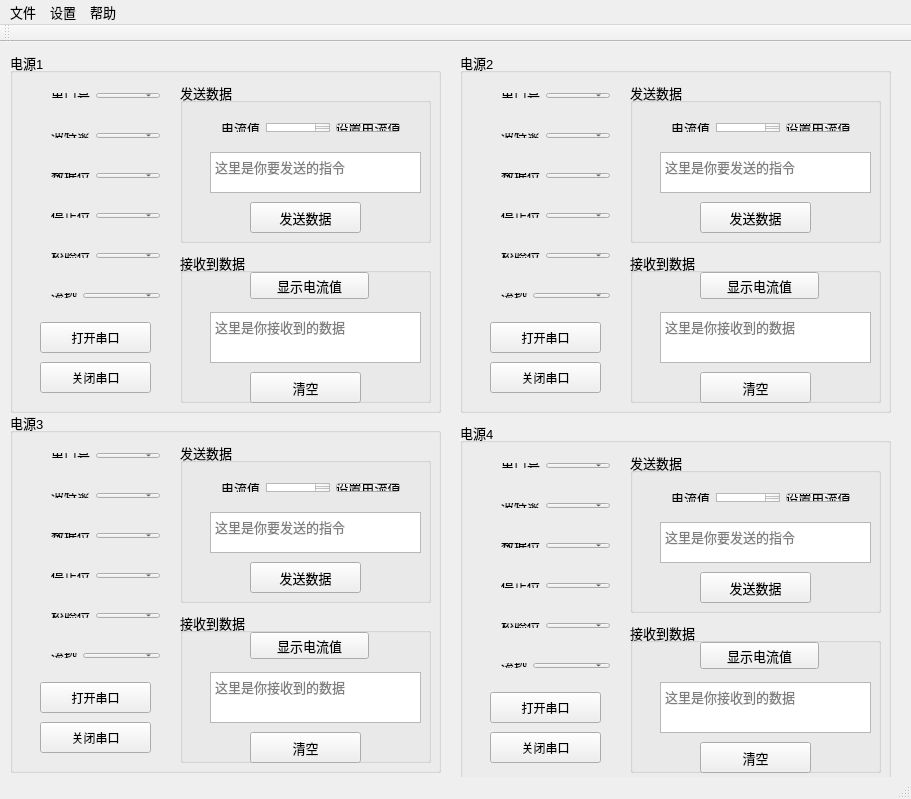
<?xml version="1.0" encoding="UTF-8"?>
<ui version="4.0">
 <class>MainWindow</class>
 <widget class="QMainWindow" name="MainWindow">
  <property name="geometry">
   <rect>
    <x>0</x>
    <y>0</y>
    <width>911</width>
    <height>799</height>
   </rect>
  </property>
  <property name="font">
   <font>
    <family>Microsoft YaHei UI</family>
    <pointsize>10</pointsize>
   </font>
  </property>
  <property name="windowTitle">
   <string>MainWindow</string>
  </property>
  <widget class="QWidget" name="centralWidget">
   <widget class="QGroupBox" name="groupBox_3">
    <property name="geometry">
     <rect>
      <x>10</x>
      <y>10</y>
      <width>431</width>
      <height>361</height>
     </rect>
    </property>
    <property name="title">
     <string>电源1</string>
    </property>
    <widget class="QWidget" name="layoutWidget_6">
     <property name="geometry">
      <rect>
       <x>30</x>
       <y>190</y>
       <width>131</width>
       <height>27</height>
      </rect>
     </property>
     <layout class="QHBoxLayout" name="horizontalLayout_8">
      <item>
       <widget class="QLabel" name="serialNumLabel_2">
        <property name="text">
         <string>校验位</string>
        </property>
       </widget>
      </item>
      <item>
       <widget class="QComboBox" name="comboBox_parity"/>
      </item>
     </layout>
    </widget>
    <widget class="QWidget" name="layoutWidget">
     <property name="geometry">
      <rect>
       <x>30</x>
       <y>70</y>
       <width>131</width>
       <height>27</height>
      </rect>
     </property>
     <layout class="QHBoxLayout" name="horizontalLayout_2">
      <item>
       <widget class="QLabel" name="label_2">
        <property name="text">
         <string>波特率</string>
        </property>
       </widget>
      </item>
      <item>
       <widget class="QComboBox" name="comboBoxBaudRate">
        <property name="enabled">
         <bool>true</bool>
        </property>
       </widget>
      </item>
     </layout>
    </widget>
    <widget class="QWidget" name="layoutWidget_4">
     <property name="geometry">
      <rect>
       <x>30</x>
       <y>30</y>
       <width>131</width>
       <height>27</height>
      </rect>
     </property>
     <layout class="QHBoxLayout" name="horizontalLayout">
      <item>
       <widget class="QLabel" name="serialNumLabel">
        <property name="text">
         <string>串口号</string>
        </property>
       </widget>
      </item>
      <item>
       <widget class="QComboBox" name="comboBoxSeriNum"/>
      </item>
     </layout>
    </widget>
    <widget class="QWidget" name="layoutWidget_7">
     <property name="geometry">
      <rect>
       <x>30</x>
       <y>230</y>
       <width>131</width>
       <height>27</height>
      </rect>
     </property>
     <layout class="QHBoxLayout" name="horizontalLayout_9">
      <item>
       <widget class="QLabel" name="serialNumLabel_3">
        <property name="text">
         <string>流控</string>
        </property>
       </widget>
      </item>
      <item>
       <widget class="QComboBox" name="comboBox_flowBit"/>
      </item>
     </layout>
    </widget>
    <widget class="QWidget" name="layoutWidget_2">
     <property name="geometry">
      <rect>
       <x>30</x>
       <y>110</y>
       <width>131</width>
       <height>27</height>
      </rect>
     </property>
     <layout class="QHBoxLayout" name="horizontalLayout_3">
      <item>
       <widget class="QLabel" name="label_3">
        <property name="text">
         <string>数据位</string>
        </property>
       </widget>
      </item>
      <item>
       <widget class="QComboBox" name="comboBoxDataBit">
        <property name="enabled">
         <bool>true</bool>
        </property>
       </widget>
      </item>
     </layout>
    </widget>
    <widget class="QGroupBox" name="groupBox_2">
     <property name="geometry">
      <rect>
       <x>170</x>
       <y>30</y>
       <width>251</width>
       <height>161</height>
      </rect>
     </property>
     <property name="title">
      <string>发送数据</string>
     </property>
     <widget class="QTextEdit" name="textEditSendData">
      <property name="geometry">
       <rect>
        <x>30</x>
        <y>70</y>
        <width>211</width>
        <height>41</height>
       </rect>
      </property>
      <property name="placeholderText">
       <string>这里是你要发送的指令</string>
      </property>
     </widget>
     <widget class="QPushButton" name="sendDataButton">
      <property name="geometry">
       <rect>
        <x>70</x>
        <y>120</y>
        <width>111</width>
        <height>31</height>
       </rect>
      </property>
      <property name="text">
       <string>发送数据</string>
      </property>
     </widget>
     <widget class="QWidget" name="layoutWidget">
      <property name="geometry">
       <rect>
        <x>30</x>
        <y>30</y>
        <width>201</width>
        <height>31</height>
       </rect>
      </property>
      <layout class="QHBoxLayout" name="horizontalLayout_5">
       <property name="sizeConstraint">
        <enum>QLayout::SetDefaultConstraint</enum>
       </property>
       <item>
        <widget class="QLabel" name="label_8">
         <property name="text">
          <string>电流值</string>
         </property>
        </widget>
       </item>
       <item>
        <widget class="QTextEdit" name="textEditSendCurData">
         <property name="placeholderText">
          <string>电流值</string>
         </property>
        </widget>
       </item>
       <item>
        <widget class="QPushButton" name="sendCurButton">
         <property name="text">
          <string>设置电流值</string>
         </property>
        </widget>
       </item>
      </layout>
     </widget>
    </widget>
    <widget class="QGroupBox" name="groupBox">
     <property name="geometry">
      <rect>
       <x>170</x>
       <y>200</y>
       <width>251</width>
       <height>151</height>
      </rect>
     </property>
     <property name="title">
      <string>接收到数据</string>
     </property>
     <widget class="QTextBrowser" name="textBrowserReceive">
      <property name="geometry">
       <rect>
        <x>30</x>
        <y>60</y>
        <width>211</width>
        <height>51</height>
       </rect>
      </property>
      <property name="placeholderText">
       <string>这里是你接收到的数据</string>
      </property>
     </widget>
     <widget class="QPushButton" name="clearDataButton">
      <property name="geometry">
       <rect>
        <x>70</x>
        <y>120</y>
        <width>111</width>
        <height>31</height>
       </rect>
      </property>
      <property name="text">
       <string>清空</string>
      </property>
     </widget>
     <widget class="QPushButton" name="recCurButton">
      <property name="geometry">
       <rect>
        <x>70</x>
        <y>20</y>
        <width>119</width>
        <height>27</height>
       </rect>
      </property>
      <property name="text">
       <string>显示电流值</string>
      </property>
     </widget>
    </widget>
    <widget class="QPushButton" name="closeConnButton">
     <property name="geometry">
      <rect>
       <x>30</x>
       <y>310</y>
       <width>111</width>
       <height>31</height>
      </rect>
     </property>
     <property name="font">
      <font>
       <pointsize>9</pointsize>
      </font>
     </property>
     <property name="text">
      <string>关闭串口</string>
     </property>
    </widget>
    <widget class="QPushButton" name="openConnButton">
     <property name="geometry">
      <rect>
       <x>30</x>
       <y>270</y>
       <width>111</width>
       <height>31</height>
      </rect>
     </property>
     <property name="font">
      <font>
       <pointsize>9</pointsize>
      </font>
     </property>
     <property name="text">
      <string>打开串口</string>
     </property>
    </widget>
    <widget class="QWidget" name="layoutWidget_3">
     <property name="geometry">
      <rect>
       <x>30</x>
       <y>150</y>
       <width>131</width>
       <height>27</height>
      </rect>
     </property>
     <layout class="QHBoxLayout" name="horizontalLayout_4">
      <item>
       <widget class="QLabel" name="label_4">
        <property name="text">
         <string>停止位</string>
        </property>
       </widget>
      </item>
      <item>
       <widget class="QComboBox" name="comboBoxStopBit">
        <property name="enabled">
         <bool>true</bool>
        </property>
       </widget>
      </item>
     </layout>
    </widget>
   </widget>
   <widget class="QGroupBox" name="groupBox_4">
    <property name="geometry">
     <rect>
      <x>460</x>
      <y>10</y>
      <width>431</width>
      <height>361</height>
     </rect>
    </property>
    <property name="title">
     <string>电源2</string>
    </property>
    <widget class="QWidget" name="layoutWidget_8">
     <property name="geometry">
      <rect>
       <x>30</x>
       <y>190</y>
       <width>131</width>
       <height>27</height>
      </rect>
     </property>
     <layout class="QHBoxLayout" name="horizontalLayout_10">
      <item>
       <widget class="QLabel" name="serialNumLabel_4">
        <property name="text">
         <string>校验位</string>
        </property>
       </widget>
      </item>
      <item>
       <widget class="QComboBox" name="comboBox_parity_2"/>
      </item>
     </layout>
    </widget>
    <widget class="QWidget" name="layoutWidget_5">
     <property name="geometry">
      <rect>
       <x>30</x>
       <y>70</y>
       <width>131</width>
       <height>27</height>
      </rect>
     </property>
     <layout class="QHBoxLayout" name="horizontalLayout_6">
      <item>
       <widget class="QLabel" name="label_5">
        <property name="text">
         <string>波特率</string>
        </property>
       </widget>
      </item>
      <item>
       <widget class="QComboBox" name="comboBoxBaudRate_2">
        <property name="enabled">
         <bool>true</bool>
        </property>
       </widget>
      </item>
     </layout>
    </widget>
    <widget class="QWidget" name="layoutWidget_9">
     <property name="geometry">
      <rect>
       <x>30</x>
       <y>30</y>
       <width>131</width>
       <height>27</height>
      </rect>
     </property>
     <layout class="QHBoxLayout" name="horizontalLayout_7">
      <item>
       <widget class="QLabel" name="serialNumLabel_5">
        <property name="text">
         <string>串口号</string>
        </property>
       </widget>
      </item>
      <item>
       <widget class="QComboBox" name="comboBoxSeriNum_2"/>
      </item>
     </layout>
    </widget>
    <widget class="QWidget" name="layoutWidget_10">
     <property name="geometry">
      <rect>
       <x>30</x>
       <y>230</y>
       <width>131</width>
       <height>27</height>
      </rect>
     </property>
     <layout class="QHBoxLayout" name="horizontalLayout_11">
      <item>
       <widget class="QLabel" name="serialNumLabel_6">
        <property name="text">
         <string>流控</string>
        </property>
       </widget>
      </item>
      <item>
       <widget class="QComboBox" name="comboBox_flowBit_2"/>
      </item>
     </layout>
    </widget>
    <widget class="QWidget" name="layoutWidget_11">
     <property name="geometry">
      <rect>
       <x>30</x>
       <y>110</y>
       <width>131</width>
       <height>27</height>
      </rect>
     </property>
     <layout class="QHBoxLayout" name="horizontalLayout_12">
      <item>
       <widget class="QLabel" name="label_6">
        <property name="text">
         <string>数据位</string>
        </property>
       </widget>
      </item>
      <item>
       <widget class="QComboBox" name="comboBoxDataBit_2">
        <property name="enabled">
         <bool>true</bool>
        </property>
       </widget>
      </item>
     </layout>
    </widget>
    <widget class="QGroupBox" name="groupBox_5">
     <property name="geometry">
      <rect>
       <x>170</x>
       <y>30</y>
       <width>251</width>
       <height>161</height>
      </rect>
     </property>
     <property name="title">
      <string>发送数据</string>
     </property>
     <widget class="QTextEdit" name="textEditSendData_2">
      <property name="geometry">
       <rect>
        <x>30</x>
        <y>70</y>
        <width>211</width>
        <height>41</height>
       </rect>
      </property>
      <property name="placeholderText">
       <string>这里是你要发送的指令</string>
      </property>
     </widget>
     <widget class="QPushButton" name="sendDataButton_2">
      <property name="geometry">
       <rect>
        <x>70</x>
        <y>120</y>
        <width>111</width>
        <height>31</height>
       </rect>
      </property>
      <property name="text">
       <string>发送数据</string>
      </property>
     </widget>
     <widget class="QWidget" name="layoutWidget_12">
      <property name="geometry">
       <rect>
        <x>30</x>
        <y>30</y>
        <width>201</width>
        <height>31</height>
       </rect>
      </property>
      <layout class="QHBoxLayout" name="horizontalLayout_13">
       <property name="sizeConstraint">
        <enum>QLayout::SetDefaultConstraint</enum>
       </property>
       <item>
        <widget class="QLabel" name="label_9">
         <property name="text">
          <string>电流值</string>
         </property>
        </widget>
       </item>
       <item>
        <widget class="QTextEdit" name="textEditSendCurData_2">
         <property name="placeholderText">
          <string>电流值</string>
         </property>
        </widget>
       </item>
       <item>
        <widget class="QPushButton" name="sendCurButton_2">
         <property name="text">
          <string>设置电流值</string>
         </property>
        </widget>
       </item>
      </layout>
     </widget>
    </widget>
    <widget class="QGroupBox" name="groupBox_6">
     <property name="geometry">
      <rect>
       <x>170</x>
       <y>200</y>
       <width>251</width>
       <height>151</height>
      </rect>
     </property>
     <property name="title">
      <string>接收到数据</string>
     </property>
     <widget class="QTextBrowser" name="textBrowserReceive_2">
      <property name="geometry">
       <rect>
        <x>30</x>
        <y>60</y>
        <width>211</width>
        <height>51</height>
       </rect>
      </property>
      <property name="placeholderText">
       <string>这里是你接收到的数据</string>
      </property>
     </widget>
     <widget class="QPushButton" name="clearDataButton_2">
      <property name="geometry">
       <rect>
        <x>70</x>
        <y>120</y>
        <width>111</width>
        <height>31</height>
       </rect>
      </property>
      <property name="text">
       <string>清空</string>
      </property>
     </widget>
     <widget class="QPushButton" name="recCurButton_2">
      <property name="geometry">
       <rect>
        <x>70</x>
        <y>20</y>
        <width>119</width>
        <height>27</height>
       </rect>
      </property>
      <property name="text">
       <string>显示电流值</string>
      </property>
     </widget>
    </widget>
    <widget class="QPushButton" name="closeConnButton_2">
     <property name="geometry">
      <rect>
       <x>30</x>
       <y>310</y>
       <width>111</width>
       <height>31</height>
      </rect>
     </property>
     <property name="font">
      <font>
       <pointsize>9</pointsize>
      </font>
     </property>
     <property name="text">
      <string>关闭串口</string>
     </property>
    </widget>
    <widget class="QPushButton" name="openConnButton_2">
     <property name="geometry">
      <rect>
       <x>30</x>
       <y>270</y>
       <width>111</width>
       <height>31</height>
      </rect>
     </property>
     <property name="font">
      <font>
       <pointsize>9</pointsize>
      </font>
     </property>
     <property name="text">
      <string>打开串口</string>
     </property>
    </widget>
    <widget class="QWidget" name="layoutWidget_13">
     <property name="geometry">
      <rect>
       <x>30</x>
       <y>150</y>
       <width>131</width>
       <height>27</height>
      </rect>
     </property>
     <layout class="QHBoxLayout" name="horizontalLayout_14">
      <item>
       <widget class="QLabel" name="label_7">
        <property name="text">
         <string>停止位</string>
        </property>
       </widget>
      </item>
      <item>
       <widget class="QComboBox" name="comboBoxStopBit_2">
        <property name="enabled">
         <bool>true</bool>
        </property>
       </widget>
      </item>
     </layout>
    </widget>
   </widget>
   <widget class="QGroupBox" name="groupBox_7">
    <property name="geometry">
     <rect>
      <x>10</x>
      <y>370</y>
      <width>431</width>
      <height>361</height>
     </rect>
    </property>
    <property name="title">
     <string>电源3</string>
    </property>
    <widget class="QWidget" name="layoutWidget_14">
     <property name="geometry">
      <rect>
       <x>30</x>
       <y>190</y>
       <width>131</width>
       <height>27</height>
      </rect>
     </property>
     <layout class="QHBoxLayout" name="horizontalLayout_15">
      <item>
       <widget class="QLabel" name="serialNumLabel_7">
        <property name="text">
         <string>校验位</string>
        </property>
       </widget>
      </item>
      <item>
       <widget class="QComboBox" name="comboBox_parity_3"/>
      </item>
     </layout>
    </widget>
    <widget class="QWidget" name="layoutWidget_15">
     <property name="geometry">
      <rect>
       <x>30</x>
       <y>70</y>
       <width>131</width>
       <height>27</height>
      </rect>
     </property>
     <layout class="QHBoxLayout" name="horizontalLayout_16">
      <item>
       <widget class="QLabel" name="label_10">
        <property name="text">
         <string>波特率</string>
        </property>
       </widget>
      </item>
      <item>
       <widget class="QComboBox" name="comboBoxBaudRate_3">
        <property name="enabled">
         <bool>true</bool>
        </property>
       </widget>
      </item>
     </layout>
    </widget>
    <widget class="QWidget" name="layoutWidget_16">
     <property name="geometry">
      <rect>
       <x>30</x>
       <y>30</y>
       <width>131</width>
       <height>27</height>
      </rect>
     </property>
     <layout class="QHBoxLayout" name="horizontalLayout_17">
      <item>
       <widget class="QLabel" name="serialNumLabel_8">
        <property name="text">
         <string>串口号</string>
        </property>
       </widget>
      </item>
      <item>
       <widget class="QComboBox" name="comboBoxSeriNum_3"/>
      </item>
     </layout>
    </widget>
    <widget class="QWidget" name="layoutWidget_17">
     <property name="geometry">
      <rect>
       <x>30</x>
       <y>230</y>
       <width>131</width>
       <height>27</height>
      </rect>
     </property>
     <layout class="QHBoxLayout" name="horizontalLayout_18">
      <item>
       <widget class="QLabel" name="serialNumLabel_9">
        <property name="text">
         <string>流控</string>
        </property>
       </widget>
      </item>
      <item>
       <widget class="QComboBox" name="comboBox_flowBit_3"/>
      </item>
     </layout>
    </widget>
    <widget class="QWidget" name="layoutWidget_18">
     <property name="geometry">
      <rect>
       <x>30</x>
       <y>110</y>
       <width>131</width>
       <height>27</height>
      </rect>
     </property>
     <layout class="QHBoxLayout" name="horizontalLayout_19">
      <item>
       <widget class="QLabel" name="label_11">
        <property name="text">
         <string>数据位</string>
        </property>
       </widget>
      </item>
      <item>
       <widget class="QComboBox" name="comboBoxDataBit_3">
        <property name="enabled">
         <bool>true</bool>
        </property>
       </widget>
      </item>
     </layout>
    </widget>
    <widget class="QGroupBox" name="groupBox_8">
     <property name="geometry">
      <rect>
       <x>170</x>
       <y>30</y>
       <width>251</width>
       <height>161</height>
      </rect>
     </property>
     <property name="title">
      <string>发送数据</string>
     </property>
     <widget class="QTextEdit" name="textEditSendData_3">
      <property name="geometry">
       <rect>
        <x>30</x>
        <y>70</y>
        <width>211</width>
        <height>41</height>
       </rect>
      </property>
      <property name="placeholderText">
       <string>这里是你要发送的指令</string>
      </property>
     </widget>
     <widget class="QPushButton" name="sendDataButton_3">
      <property name="geometry">
       <rect>
        <x>70</x>
        <y>120</y>
        <width>111</width>
        <height>31</height>
       </rect>
      </property>
      <property name="text">
       <string>发送数据</string>
      </property>
     </widget>
     <widget class="QWidget" name="layoutWidget_19">
      <property name="geometry">
       <rect>
        <x>30</x>
        <y>30</y>
        <width>201</width>
        <height>31</height>
       </rect>
      </property>
      <layout class="QHBoxLayout" name="horizontalLayout_20">
       <property name="sizeConstraint">
        <enum>QLayout::SetDefaultConstraint</enum>
       </property>
       <item>
        <widget class="QLabel" name="label_12">
         <property name="text">
          <string>电流值</string>
         </property>
        </widget>
       </item>
       <item>
        <widget class="QTextEdit" name="textEditSendCurData_3">
         <property name="placeholderText">
          <string>电流值</string>
         </property>
        </widget>
       </item>
       <item>
        <widget class="QPushButton" name="sendCurButton_3">
         <property name="text">
          <string>设置电流值</string>
         </property>
        </widget>
       </item>
      </layout>
     </widget>
    </widget>
    <widget class="QGroupBox" name="groupBox_9">
     <property name="geometry">
      <rect>
       <x>170</x>
       <y>200</y>
       <width>251</width>
       <height>151</height>
      </rect>
     </property>
     <property name="title">
      <string>接收到数据</string>
     </property>
     <widget class="QTextBrowser" name="textBrowserReceive_3">
      <property name="geometry">
       <rect>
        <x>30</x>
        <y>60</y>
        <width>211</width>
        <height>51</height>
       </rect>
      </property>
      <property name="placeholderText">
       <string>这里是你接收到的数据</string>
      </property>
     </widget>
     <widget class="QPushButton" name="clearDataButton_3">
      <property name="geometry">
       <rect>
        <x>70</x>
        <y>120</y>
        <width>111</width>
        <height>31</height>
       </rect>
      </property>
      <property name="text">
       <string>清空</string>
      </property>
     </widget>
     <widget class="QPushButton" name="recCurButton_3">
      <property name="geometry">
       <rect>
        <x>70</x>
        <y>20</y>
        <width>119</width>
        <height>27</height>
       </rect>
      </property>
      <property name="text">
       <string>显示电流值</string>
      </property>
     </widget>
    </widget>
    <widget class="QPushButton" name="closeConnButton_3">
     <property name="geometry">
      <rect>
       <x>30</x>
       <y>310</y>
       <width>111</width>
       <height>31</height>
      </rect>
     </property>
     <property name="font">
      <font>
       <pointsize>9</pointsize>
      </font>
     </property>
     <property name="text">
      <string>关闭串口</string>
     </property>
    </widget>
    <widget class="QPushButton" name="openConnButton_3">
     <property name="geometry">
      <rect>
       <x>30</x>
       <y>270</y>
       <width>111</width>
       <height>31</height>
      </rect>
     </property>
     <property name="font">
      <font>
       <pointsize>9</pointsize>
      </font>
     </property>
     <property name="text">
      <string>打开串口</string>
     </property>
    </widget>
    <widget class="QWidget" name="layoutWidget_20">
     <property name="geometry">
      <rect>
       <x>30</x>
       <y>150</y>
       <width>131</width>
       <height>27</height>
      </rect>
     </property>
     <layout class="QHBoxLayout" name="horizontalLayout_21">
      <item>
       <widget class="QLabel" name="label_13">
        <property name="text">
         <string>停止位</string>
        </property>
       </widget>
      </item>
      <item>
       <widget class="QComboBox" name="comboBoxStopBit_3">
        <property name="enabled">
         <bool>true</bool>
        </property>
       </widget>
      </item>
     </layout>
    </widget>
   </widget>
   <widget class="QGroupBox" name="groupBox_10">
    <property name="geometry">
     <rect>
      <x>460</x>
      <y>380</y>
      <width>431</width>
      <height>361</height>
     </rect>
    </property>
    <property name="title">
     <string>电源4</string>
    </property>
    <widget class="QWidget" name="layoutWidget_21">
     <property name="geometry">
      <rect>
       <x>30</x>
       <y>190</y>
       <width>131</width>
       <height>27</height>
      </rect>
     </property>
     <layout class="QHBoxLayout" name="horizontalLayout_22">
      <item>
       <widget class="QLabel" name="serialNumLabel_10">
        <property name="text">
         <string>校验位</string>
        </property>
       </widget>
      </item>
      <item>
       <widget class="QComboBox" name="comboBox_parity_4"/>
      </item>
     </layout>
    </widget>
    <widget class="QWidget" name="layoutWidget_22">
     <property name="geometry">
      <rect>
       <x>30</x>
       <y>70</y>
       <width>131</width>
       <height>27</height>
      </rect>
     </property>
     <layout class="QHBoxLayout" name="horizontalLayout_23">
      <item>
       <widget class="QLabel" name="label_14">
        <property name="text">
         <string>波特率</string>
        </property>
       </widget>
      </item>
      <item>
       <widget class="QComboBox" name="comboBoxBaudRate_4">
        <property name="enabled">
         <bool>true</bool>
        </property>
       </widget>
      </item>
     </layout>
    </widget>
    <widget class="QWidget" name="layoutWidget_23">
     <property name="geometry">
      <rect>
       <x>30</x>
       <y>30</y>
       <width>131</width>
       <height>27</height>
      </rect>
     </property>
     <layout class="QHBoxLayout" name="horizontalLayout_24">
      <item>
       <widget class="QLabel" name="serialNumLabel_11">
        <property name="text">
         <string>串口号</string>
        </property>
       </widget>
      </item>
      <item>
       <widget class="QComboBox" name="comboBoxSeriNum_4"/>
      </item>
     </layout>
    </widget>
    <widget class="QWidget" name="layoutWidget_24">
     <property name="geometry">
      <rect>
       <x>30</x>
       <y>230</y>
       <width>131</width>
       <height>27</height>
      </rect>
     </property>
     <layout class="QHBoxLayout" name="horizontalLayout_25">
      <item>
       <widget class="QLabel" name="serialNumLabel_12">
        <property name="text">
         <string>流控</string>
        </property>
       </widget>
      </item>
      <item>
       <widget class="QComboBox" name="comboBox_flowBit_4"/>
      </item>
     </layout>
    </widget>
    <widget class="QWidget" name="layoutWidget_25">
     <property name="geometry">
      <rect>
       <x>30</x>
       <y>110</y>
       <width>131</width>
       <height>27</height>
      </rect>
     </property>
     <layout class="QHBoxLayout" name="horizontalLayout_26">
      <item>
       <widget class="QLabel" name="label_15">
        <property name="text">
         <string>数据位</string>
        </property>
       </widget>
      </item>
      <item>
       <widget class="QComboBox" name="comboBoxDataBit_4">
        <property name="enabled">
         <bool>true</bool>
        </property>
       </widget>
      </item>
     </layout>
    </widget>
    <widget class="QGroupBox" name="groupBox_11">
     <property name="geometry">
      <rect>
       <x>170</x>
       <y>30</y>
       <width>251</width>
       <height>161</height>
      </rect>
     </property>
     <property name="title">
      <string>发送数据</string>
     </property>
     <widget class="QTextEdit" name="textEditSendData_4">
      <property name="geometry">
       <rect>
        <x>30</x>
        <y>70</y>
        <width>211</width>
        <height>41</height>
       </rect>
      </property>
      <property name="placeholderText">
       <string>这里是你要发送的指令</string>
      </property>
     </widget>
     <widget class="QPushButton" name="sendDataButton_4">
      <property name="geometry">
       <rect>
        <x>70</x>
        <y>120</y>
        <width>111</width>
        <height>31</height>
       </rect>
      </property>
      <property name="text">
       <string>发送数据</string>
      </property>
     </widget>
     <widget class="QWidget" name="layoutWidget_26">
      <property name="geometry">
       <rect>
        <x>30</x>
        <y>30</y>
        <width>201</width>
        <height>31</height>
       </rect>
      </property>
      <layout class="QHBoxLayout" name="horizontalLayout_27">
       <property name="sizeConstraint">
        <enum>QLayout::SetDefaultConstraint</enum>
       </property>
       <item>
        <widget class="QLabel" name="label_16">
         <property name="text">
          <string>电流值</string>
         </property>
        </widget>
       </item>
       <item>
        <widget class="QTextEdit" name="textEditSendCurData_4">
         <property name="placeholderText">
          <string>电流值</string>
         </property>
        </widget>
       </item>
       <item>
        <widget class="QPushButton" name="sendCurButton_4">
         <property name="text">
          <string>设置电流值</string>
         </property>
        </widget>
       </item>
      </layout>
     </widget>
    </widget>
    <widget class="QGroupBox" name="groupBox_12">
     <property name="geometry">
      <rect>
       <x>170</x>
       <y>200</y>
       <width>251</width>
       <height>151</height>
      </rect>
     </property>
     <property name="title">
      <string>接收到数据</string>
     </property>
     <widget class="QTextBrowser" name="textBrowserReceive_4">
      <property name="geometry">
       <rect>
        <x>30</x>
        <y>60</y>
        <width>211</width>
        <height>51</height>
       </rect>
      </property>
      <property name="placeholderText">
       <string>这里是你接收到的数据</string>
      </property>
     </widget>
     <widget class="QPushButton" name="clearDataButton_4">
      <property name="geometry">
       <rect>
        <x>70</x>
        <y>120</y>
        <width>111</width>
        <height>31</height>
       </rect>
      </property>
      <property name="text">
       <string>清空</string>
      </property>
     </widget>
     <widget class="QPushButton" name="recCurButton_4">
      <property name="geometry">
       <rect>
        <x>70</x>
        <y>20</y>
        <width>119</width>
        <height>27</height>
       </rect>
      </property>
      <property name="text">
       <string>显示电流值</string>
      </property>
     </widget>
    </widget>
    <widget class="QPushButton" name="closeConnButton_4">
     <property name="geometry">
      <rect>
       <x>30</x>
       <y>310</y>
       <width>111</width>
       <height>31</height>
      </rect>
     </property>
     <property name="font">
      <font>
       <pointsize>9</pointsize>
      </font>
     </property>
     <property name="text">
      <string>关闭串口</string>
     </property>
    </widget>
    <widget class="QPushButton" name="openConnButton_4">
     <property name="geometry">
      <rect>
       <x>30</x>
       <y>270</y>
       <width>111</width>
       <height>31</height>
      </rect>
     </property>
     <property name="font">
      <font>
       <pointsize>9</pointsize>
      </font>
     </property>
     <property name="text">
      <string>打开串口</string>
     </property>
    </widget>
    <widget class="QWidget" name="layoutWidget_27">
     <property name="geometry">
      <rect>
       <x>30</x>
       <y>150</y>
       <width>131</width>
       <height>27</height>
      </rect>
     </property>
     <layout class="QHBoxLayout" name="horizontalLayout_28">
      <item>
       <widget class="QLabel" name="label_17">
        <property name="text">
         <string>停止位</string>
        </property>
       </widget>
      </item>
      <item>
       <widget class="QComboBox" name="comboBoxStopBit_4">
        <property name="enabled">
         <bool>true</bool>
        </property>
       </widget>
      </item>
     </layout>
    </widget>
   </widget>
  </widget>
  <widget class="QToolBar" name="mainToolBar">
   <attribute name="toolBarArea">
    <enum>TopToolBarArea</enum>
   </attribute>
   <attribute name="toolBarBreak">
    <bool>false</bool>
   </attribute>
  </widget>
  <widget class="QStatusBar" name="statusBar"/>
  <widget class="QMenuBar" name="menuBar">
   <property name="geometry">
    <rect>
     <x>0</x>
     <y>0</y>
     <width>911</width>
     <height>23</height>
    </rect>
   </property>
   <widget class="QMenu" name="menu">
    <property name="title">
     <string>文件</string>
    </property>
    <addaction name="actionopen"/>
    <addaction name="actionnew"/>
    <addaction name="actionsave"/>
   </widget>
   <widget class="QMenu" name="menuSettings">
    <property name="title">
     <string>设置</string>
    </property>
    <addaction name="actionGauss"/>
    <addaction name="actioneee"/>
    <addaction name="actionCam"/>
    <addaction name="actionenv"/>
   </widget>
   <widget class="QMenu" name="menuHelp">
    <property name="title">
     <string>帮助</string>
    </property>
    <addaction name="actionAbout"/>
    <addaction name="actionIndex"/>
   </widget>
   <addaction name="menu"/>
   <addaction name="menuSettings"/>
   <addaction name="menuHelp"/>
  </widget>
  <action name="actionopen">
   <property name="text">
    <string>打开</string>
   </property>
  </action>
  <action name="actionnew">
   <property name="text">
    <string>新建</string>
   </property>
  </action>
  <action name="actionAbout">
   <property name="text">
    <string>关于</string>
   </property>
  </action>
  <action name="actionIndex">
   <property name="text">
    <string>索引</string>
   </property>
  </action>
  <action name="actionGauss">
   <property name="text">
    <string>高斯计</string>
   </property>
  </action>
  <action name="actioneee">
   <property name="text">
    <string>电源</string>
   </property>
  </action>
  <action name="actionCam">
   <property name="text">
    <string>摄像头</string>
   </property>
  </action>
  <action name="actionsave">
   <property name="text">
    <string>保存</string>
   </property>
  </action>
  <action name="actionenv">
   <property name="text">
    <string>设置仿真环境</string>
   </property>
  </action>
 </widget>
 <layoutdefault spacing="6" margin="11"/>
 <resources/>
 <connections/>
</ui>
